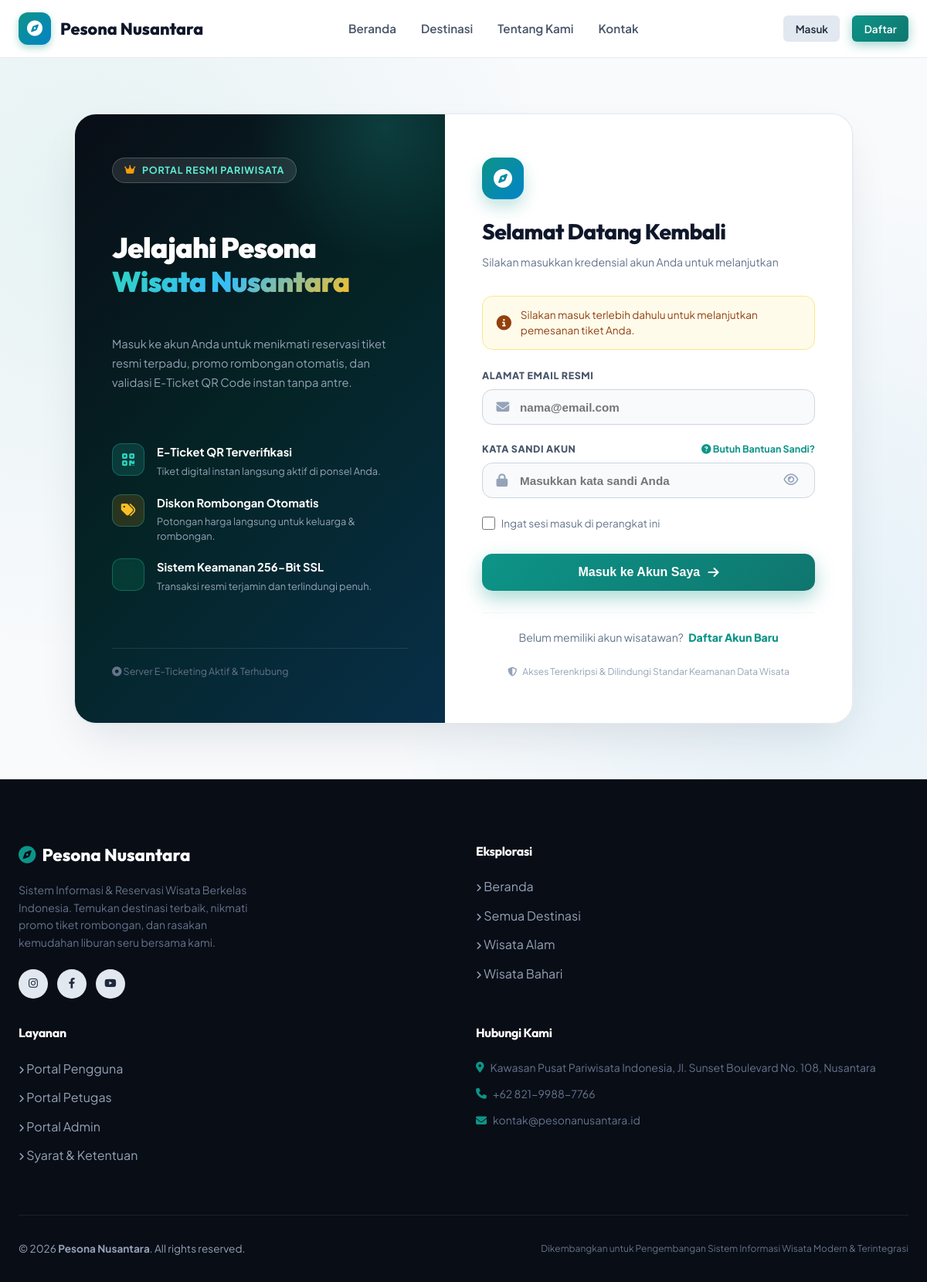
Page /login.php?msg=login_required on the committed database.
### tables this page shows
CREATE TABLE `pengaturan_web` (
  `id` INT AUTO_INCREMENT PRIMARY KEY,
  `nama_sistem` VARCHAR(100) NOT NULL DEFAULT 'Pesona Nusantara',
  `tagline` VARCHAR(200) DEFAULT 'Sistem Informasi & Reservasi Wisata Berkelas Indonesia',
  `deskripsi` TEXT DEFAULT NULL,
  `kontak_email` VARCHAR(100) DEFAULT 'kontak@pesonanusantara.id',
  `kontak_telp` VARCHAR(30) DEFAULT '+62 821-9988-7766',
  `alamat` TEXT DEFAULT NULL,
  `logo` VARCHAR(255) DEFAULT NULL,
  `banner` VARCHAR(255) DEFAULT NULL,
  `sosmed_instagram` VARCHAR(100) DEFAULT 'pesonanusantara.id',
  `sosmed_facebook` VARCHAR(100) DEFAULT 'pesonanusantara.official',
  `sosmed_youtube` VARCHAR(100) DEFAULT 'PesonaNusantaraTV',
  `updated_at` TIMESTAMP DEFAULT CURRENT_TIMESTAMP ON UPDATE CURRENT_TIMESTAMP
);

### config/database.php (called while the page is built, shortened)
<?php
function getSettings($pdo) {
    try {
        $stmt = $pdo->query("SELECT * FROM pengaturan_web LIMIT 1");
        $res = $stmt->fetch();
        return $res ?: [
            'nama_sistem' => 'Pesona Nusantara',
            'tagline' => 'Jelajahi Pesona Keindahan Wisata Terbaik di Indonesia',
            'deskripsi' => 'Platform informasi dan pemesanan tiket wisata terintegrasi dan berkelas.',
            'kontak_email' => 'kontak@pesonanusantara.id',
            'kontak_telp' => '+62 821-9988-7766',
            'alamat' => 'Jl. Pariwisata No. 88, Indonesia',
            'logo' => '',
            'banner' => '',
            'sosmed_instagram' => 'pesonanusantara.id',
            'sosmed_facebook' => 'pesonanusantara.official',
            'sosmed_youtube' => 'PesonaNusantaraTV'
        ];
    } catch (Exception $e) {
        return [
            'nama_sistem' => 'Pesona Nusantara',
            'tagline' => 'Jelajahi Pesona Keindahan Wisata Terbaik di Indonesia',
            'deskripsi' => 'Platform informasi dan pemesanan tiket wisata terintegrasi dan berkelas.',
            'kontak_email' => 'kontak@pesonanusantara.id',
            'kontak_telp' => '+62 821-9988-7766',
            'alamat' => 'Jl. Pariwisata No. 88, Indonesia',
            'logo' => '',
            'banner' => '',
            'sosmed_instagram' => 'pesonanusantara.id',
            'sosmed_facebook' => 'pesonanusantara.official',
            'sosmed_youtube' => 'PesonaNusantaraTV'
        ];
    }
}

### login.php (the view, shortened to what this page needs)
<?php
require_once __DIR__ . '/config/database.php';
$emailInput = '';
require_once __DIR__ . '/includes/header.php';
require_once __DIR__ . '/includes/navbar.php';
?>
<div class="auth-luxury-page">
  <div class="container" style="max-width: 1040px; padding: 2.5rem 1rem;">
    <div class="auth-luxury-wrapper">
      <div class="auth-brand-side">
        <div class="auth-brand-badge">
          <i class="fa-solid fa-crown text-amber"></i> Portal Resmi Pariwisata
        </div>
        <h1 class="auth-brand-title">
          Jelajahi Pesona <br>
          <span class="text-gradient-gold">Wisata Nusantara</span>
        </h1>
        <p class="auth-brand-desc">
          Masuk ke akun Anda untuk menikmati reservasi tiket resmi terpadu, promo rombongan otomatis, dan validasi E-Ticket QR Code instan tanpa antre.
        </p>
        <div class="auth-privilege-list">
          <div class="auth-privilege-item">
            <div class="auth-privilege-icon"><i class="fa-solid fa-qrcode"></i></div>
            <div>
              <div class="auth-privilege-heading">E-Ticket QR Terverifikasi</div>
              <div class="auth-privilege-text">Tiket digital instan langsung aktif di ponsel Anda.</div>
            </div>
          </div>
          <div class="auth-privilege-item">
            <div class="auth-privilege-icon" style="color: #fbbf24; background: rgba(245, 158, 11, 0.15);"><i class="fa-solid fa-tags"></i></div>
            <div>
              <div class="auth-privilege-heading">Diskon Rombongan Otomatis</div>
              <div class="auth-privilege-text">Potongan harga langsung untuk keluarga & rombongan.</div>
            </div>
          </div>
          <div class="auth-privilege-item">
            <div class="auth-privilege-icon" style="color: #34d399; background: rgba(16, 185, 129, 0.15);"><i class="fa-solid fa-shield-check"></i></div>
            <div>
              <div class="auth-privilege-heading">Sistem Keamanan 256-Bit SSL</div>
              <div class="auth-privilege-text">Transaksi resmi terjamin dan terlindungi penuh.</div>
            </div>
          </div>
        </div>
        <div class="auth-brand-footer">
          <span><i class="fa-solid fa-circle-dot text-emerald"></i> Server E-Ticketing Aktif & Terhubung</span>
        </div>
      </div>
      <div class="auth-form-side">
        <div class="auth-form-header">
          <div class="auth-logo-circle">
            <i class="fa-solid fa-compass"></i>
          </div>
          <h2 class="auth-form-title">Selamat Datang Kembali</h2>
          <p class="auth-form-subtitle">Silakan masukkan kredensial akun Anda untuk melanjutkan</p>
        </div>
        <?php if (isset($_GET['msg']) && $_GET['msg'] === 'login_required'): ?>
          <div class="auth-alert auth-alert-warning">
            <i class="fa-solid fa-circle-info auth-alert-icon"></i>
            <div>Silakan masuk terlebih dahulu untuk melanjutkan pemesanan tiket Anda.</div>
          </div>
        <?php endif; ?>
        <form method="POST" action="" autocomplete="on" id="mainLoginForm">
          <div class="auth-form-group">
            <label class="auth-label">Alamat Email Resmi</label>
            <div class="auth-input-container">
              <input type="email" name="email" id="loginEmail" class="auth-input-field" placeholder="nama@email.com" required value="<?= htmlspecialchars($emailInput) ?>" autofocus>
            </div>
          </div>
          <div class="auth-form-group">
            <div class="auth-label-row">
              <label class="auth-label">Kata Sandi Akun</label>
              <a href="https://wa.me/<?= preg_replace('/[^0-9]/', '', $settings['kontak_telp'] ?? '6282199887766') ?>?text=Halo%20Admin,%20saya%20membutuhkan%20bantuan%20reset%20kata%20sandi%20akun%20saya" target="_blank" class="auth-link-forgot">
                <i class="fa-solid fa-question-circle"></i> Butuh Bantuan Sandi?
              </a>
            </div>
            <div class="auth-input-container">
              <input type="password" name="password" id="loginPassword" class="auth-input-field" placeholder="Masukkan kata sandi Anda" required>
              <button type="button" class="auth-password-toggle" onclick="togglePasswordVisibility('loginPassword', 'eyeIconLogin')" title="Tampilkan/Sembunyikan Sandi">
                <i class="fa-regular fa-eye" id="eyeIconLogin"></i>
              </button>
            </div>
          </div>
          <div class="auth-extra-row">
            <label class="auth-checkbox-label">
              <input type="checkbox" name="remember" class="auth-checkbox">
              <span>Ingat sesi masuk di perangkat ini</span>
            </label>
          </div>
          <button type="submit" class="auth-submit-btn">
            <span>Masuk ke Akun Saya</span>
            <i class="fa-solid fa-arrow-right"></i>
          </button>
        </form>
        <div class="auth-switch-box">
          Belum memiliki akun wisatawan?
          <a href="<?= BASE_URL ?>register.php" class="auth-switch-link">Daftar Akun Baru</a>
        </div>
        <div class="auth-security-footnote">
          <i class="fa-solid fa-shield-halved text-emerald"></i>
          <span>Akses Terenkripsi & Dilindungi Standar Keamanan Data Wisata</span>
        </div>
      </div>
    </div>
  </div>
</div>
<?php require_once __DIR__ . '/includes/footer.php'; ?>

### includes/navbar.php (shortened to what this page needs)
<?php
$currentUser = $_SESSION['user_nama'] ?? null;
$currentRole = $_SESSION['user_role'] ?? null;
?>
<header class="site-navbar">
  <div class="container navbar-container">
    <a href="<?= BASE_URL ?>index.php" class="nav-brand">
      <div class="nav-brand-icon">
        <i class="fa-solid fa-compass"></i>
      </div>
      <span><?= htmlspecialchars($settings['nama_sistem']) ?></span>
    </a>
    <ul class="nav-links" id="navLinks">
      <li><a href="<?= BASE_URL ?>index.php" class="nav-link <?= (basename($_SERVER['PHP_SELF']) == 'index.php') ? 'active' : '' ?>">Beranda</a></li>
      <li><a href="<?= BASE_URL ?>destinasi.php" class="nav-link <?= (basename($_SERVER['PHP_SELF']) == 'destinasi.php' || basename($_SERVER['PHP_SELF']) == 'detail.php') ? 'active' : '' ?>">Destinasi</a></li>
      <li><a href="<?= BASE_URL ?>index.php#tentang" class="nav-link">Tentang Kami</a></li>
      <li><a href="<?= BASE_URL ?>index.php#kontak" class="nav-link">Kontak</a></li>
    </ul>
    <div class="nav-actions">
      <?php if ($currentUser): ?>
        <?php if ($currentRole === 'admin'): ?>
          <a href="<?= BASE_URL ?>admin/index.php" class="btn btn-sm btn-primary">
            <i class="fa-solid fa-gauge-high"></i> Panel Admin
          </a>
        <?php elseif ($currentRole === 'petugas'): ?>
          <a href="<?= BASE_URL ?>petugas/index.php" class="btn btn-sm btn-primary">
            <i class="fa-solid fa-id-badge"></i> Panel Petugas
          </a>
        <?php else: ?>
          <div class="flex items-center gap-2">
            <a href="<?= BASE_URL ?>pengunjung/index.php" class="user-menu-btn" title="Buka Dashboard Wisatawan">
              <?php
                $sessFoto = $_SESSION['user_foto'] ?? 'default_avatar.png';
                $hasSessFoto = (!empty($sessFoto) && $sessFoto !== 'default_avatar.png' && file_exists(__DIR__ . '/../assets/uploads/users/' . $sessFoto));
              ?>
              <?php if ($hasSessFoto): ?>
                <img src="<?= BASE_URL ?>assets/uploads/users/<?= htmlspecialchars($sessFoto) ?>" alt="Avatar" style="width: 32px; height: 32px; border-radius: 50%; object-fit: cover; border: 2px solid #38bdf8;">
              <?php else: ?>
                <div class="avatar" style="background: linear-gradient(135deg, #0284c7, #6366f1);"><?= strtoupper(substr($currentUser, 0, 1)) ?></div>
              <?php endif; ?>
              <span><?= htmlspecialchars($currentUser) ?></span>
            </a>
            <a href="<?= BASE_URL ?>logout.php" class="btn btn-sm btn-secondary" title="Keluar">
              <i class="fa-solid fa-right-from-bracket"></i>
            </a>
          </div>
        <?php endif; ?>
      <?php else: ?>
        <a href="<?= BASE_URL ?>login.php" class="btn btn-sm btn-secondary">Masuk</a>
        <a href="<?= BASE_URL ?>register.php" class="btn btn-sm btn-primary">Daftar</a>
      <?php endif; ?>
    </div>
  </div>
</header>

### includes/footer.php (shortened to what this page needs)
<footer class="site-footer">
  <div class="container">
    <div class="grid grid-cols-4 gap-8">
      <div style="grid-column: span 1.5;">
        <div class="footer-brand flex items-center gap-2">
          <i class="fa-solid fa-compass text-primary"></i>
          <span><?= htmlspecialchars($settings['nama_sistem']) ?></span>
        </div>
        <p class="text-sm text-muted" style="margin-bottom: 1.5rem; max-width: 320px;">
          <?= htmlspecialchars($settings['tagline']) ?>. Temukan destinasi terbaik, nikmati promo tiket rombongan, dan rasakan kemudahan liburan seru bersama kami.
        </p>
        <div class="flex gap-3">
          <?php if (!empty($settings['sosmed_instagram'])): ?>
            <a href="https://instagram.com/<?= htmlspecialchars($settings['sosmed_instagram']) ?>" target="_blank" class="btn btn-sm btn-secondary" style="border-radius: 50%; width: 38px; height: 38px; padding: 0;">
              <i class="fa-brands fa-instagram"></i>
            </a>
          <?php endif; ?>
          <?php if (!empty($settings['sosmed_facebook'])): ?>
            <a href="https://facebook.com/<?= htmlspecialchars($settings['sosmed_facebook']) ?>" target="_blank" class="btn btn-sm btn-secondary" style="border-radius: 50%; width: 38px; height: 38px; padding: 0;">
              <i class="fa-brands fa-facebook-f"></i>
            </a>
          <?php endif; ?>
          <?php if (!empty($settings['sosmed_youtube'])): ?>
            <a href="https://youtube.com/<?= htmlspecialchars($settings['sosmed_youtube']) ?>" target="_blank" class="btn btn-sm btn-secondary" style="border-radius: 50%; width: 38px; height: 38px; padding: 0;">
              <i class="fa-brands fa-youtube"></i>
            </a>
          <?php endif; ?>
        </div>
      </div>
      <div>
        <h4 class="text-white text-md font-bold" style="margin-bottom: 1.25rem;">Eksplorasi</h4>
        <ul class="footer-links">
          <li><a href="<?= BASE_URL ?>index.php"><i class="fa-solid fa-angle-right text-xs"></i> Beranda</a></li>
          <li><a href="<?= BASE_URL ?>destinasi.php"><i class="fa-solid fa-angle-right text-xs"></i> Semua Destinasi</a></li>
          <li><a href="<?= BASE_URL ?>destinasi.php?kategori=1"><i class="fa-solid fa-angle-right text-xs"></i> Wisata Alam</a></li>
          <li><a href="<?= BASE_URL ?>destinasi.php?kategori=2"><i class="fa-solid fa-angle-right text-xs"></i> Wisata Bahari</a></li>
        </ul>
      </div>
      <div>
        <h4 class="text-white text-md font-bold" style="margin-bottom: 1.25rem;">Layanan</h4>
        <ul class="footer-links">
          <li><a href="<?= BASE_URL ?>login.php"><i class="fa-solid fa-angle-right text-xs"></i> Portal Pengguna</a></li>
          <li><a href="<?= BASE_URL ?>petugas/index.php"><i class="fa-solid fa-angle-right text-xs"></i> Portal Petugas</a></li>
          <li><a href="<?= BASE_URL ?>admin/index.php"><i class="fa-solid fa-angle-right text-xs"></i> Portal Admin</a></li>
          <li><a href="<?= BASE_URL ?>index.php#faq"><i class="fa-solid fa-angle-right text-xs"></i> Syarat & Ketentuan</a></li>
        </ul>
      </div>
      <div id="kontak">
        <h4 class="text-white text-md font-bold" style="margin-bottom: 1.25rem;">Hubungi Kami</h4>
        <ul class="footer-links">
          <li class="flex items-center gap-2 text-sm text-muted">
            <i class="fa-solid fa-location-dot text-primary"></i>
            <span><?= htmlspecialchars($settings['alamat']) ?></span>
          </li>
          <li class="flex items-center gap-2 text-sm text-muted">
            <i class="fa-solid fa-phone text-primary"></i>
            <span><?= htmlspecialchars($settings['kontak_telp']) ?></span>
          </li>
          <li class="flex items-center gap-2 text-sm text-muted">
            <i class="fa-solid fa-envelope text-primary"></i>
            <span><?= htmlspecialchars($settings['kontak_email']) ?></span>
          </li>
        </ul>
      </div>
    </div>
    <div class="footer-bottom flex justify-between items-center" style="flex-wrap: wrap; gap: 1rem;">
      <p>&copy; <?= date('Y') ?> <strong><?= htmlspecialchars($settings['nama_sistem']) ?></strong>. All rights reserved.</p>
      <p class="text-muted text-xs">Dikembangkan untuk Pengembangan Sistem Informasi Wisata Modern & Terintegrasi</p>
    </div>
  </div>
</footer>
</body>
</html>

### rows in the picture
pengaturan_web: nama_sistem "Pesona Nusantara", tagline "Sistem Informasi & Reservasi Wisata Berkelas Indonesia", alamat "Kawasan Pusat Pariwisata Indonesia, Jl. Sunset Boulevard No. 108, Nusantara", kontak_telp "+62 821-9988-7766", kontak_email "kontak@pesonanusantara.id"
